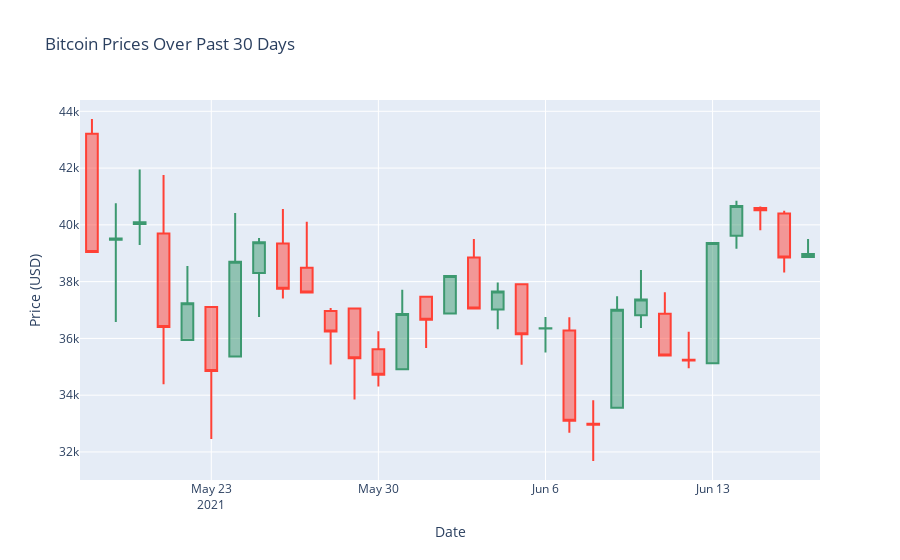

The cell this chart's notebook holds for it:
### Code cell
# plot the candlestick chart
fig = go.Figure(data=[go.Candlestick(x=candlestick_data['Date'],
                open=candlestick_data['Price']['first'], 
                high=candlestick_data['Price']['max'],
                low=candlestick_data['Price']['min'], 
                close=candlestick_data['Price']['last'])
                ])

# update figure layout
fig.update_layout(xaxis_rangeslider_visible = False, xaxis_title = 'Date',
                 yaxis_title = 'Price (USD)', title = 'Bitcoin Prices Over Past 30 Days')


fig.show()
